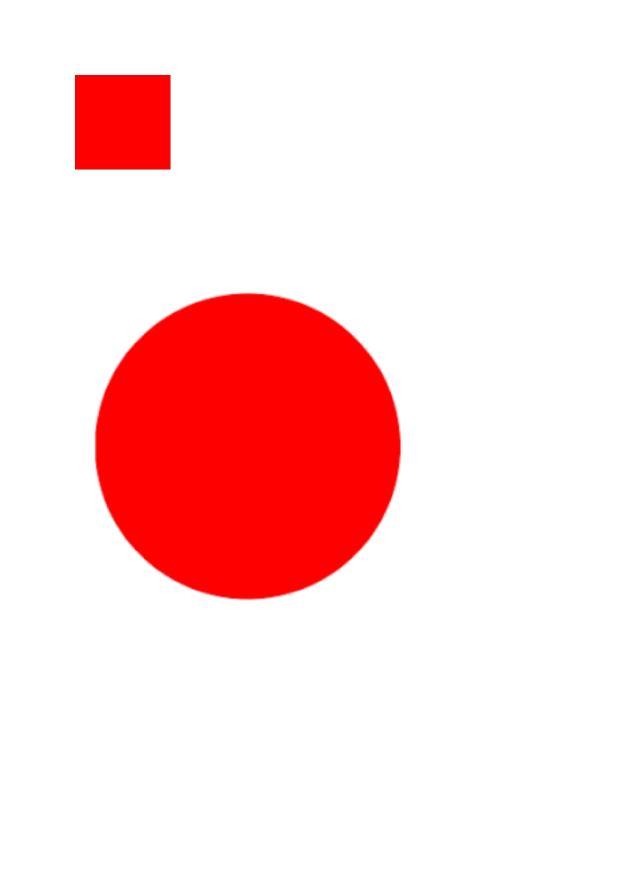
#> input picture Spider INDUCTIONS 2019/CV/task 0/test_image_2.jpg, 1240 x 1754 px (shown at 1/2 size)
$ python DIFFERENCE_DETECTION.py   (older library calls are emulated)
#> lines starting #> are read from the running program, lines starting #| are printed output that depends on the picture; after the words box and inside, x2 and y2 are one past the last pixel; in counts of white or black regions, pixels touching at a corner belong together
#Author Name : V K VIEKASH
#Domain: Signal Processing and Machine Learning,task 0
#Functions: NONE
#Global Variables: NONE

import serial
import time
import cv2
import numpy as np

ard=serial.Serial("COM10",9600)

#reading the images
img1=cv2.imread('test_image_2.jpg')
#> img1 is the input picture: shape (1754, 1240, 3); mean B, G, R 216.4, 216.4, 254.8
img2=cv2.imread('test_image_1.jpg')
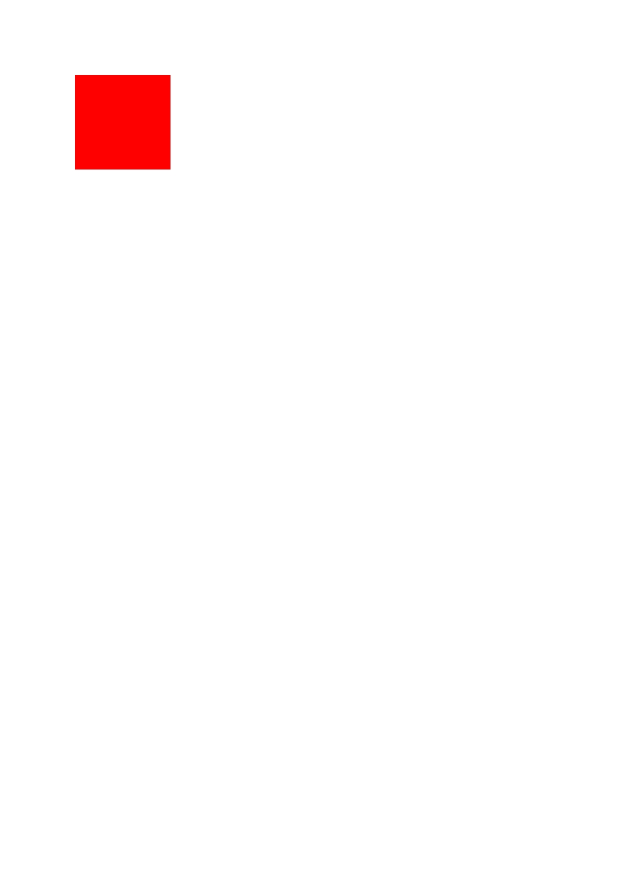
#> input picture Spider INDUCTIONS 2019/CV/task 0/test_image_1.jpg, 1240 x 1754 px (shown at 1/2 size)
#> img2 is the input picture: shape (1754, 1240, 3); mean B, G, R 250.8, 250.8, 255


#thresholding and reducing the noise of each images,i observed that noise reduction before difference produces lesser noise than noise reduction after finding difference.so i did this.
gray = cv2.cvtColor(img1,cv2.COLOR_BGR2GRAY)
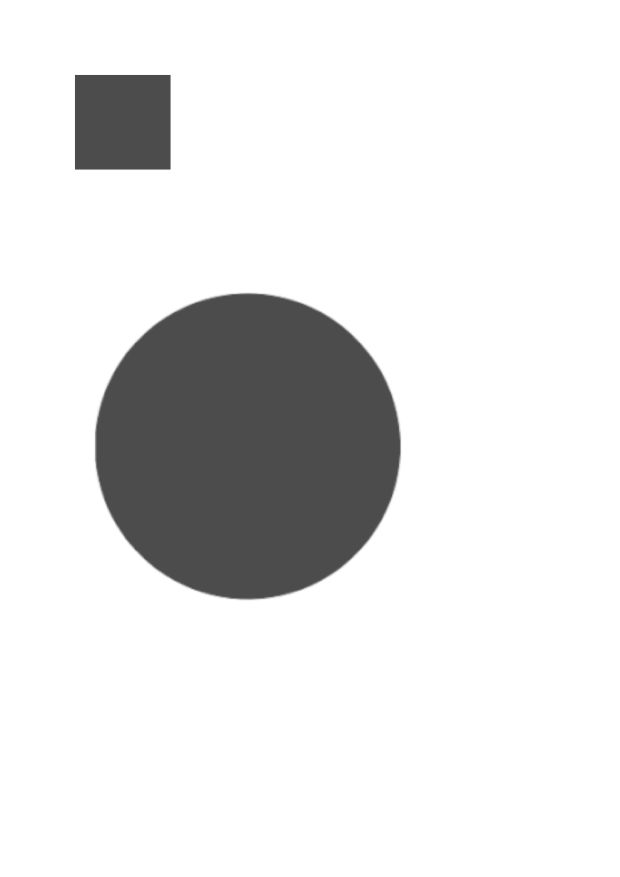
#> gray: shape (1754, 1240) (shown at 1/2 size); min 74, max 255, mean 227.9
blurred = cv2.GaussianBlur(gray, (5, 5), 0)
ret, othresh1 = cv2.threshold(blurred, 0, 255, cv2.THRESH_BINARY+cv2.THRESH_OTSU)
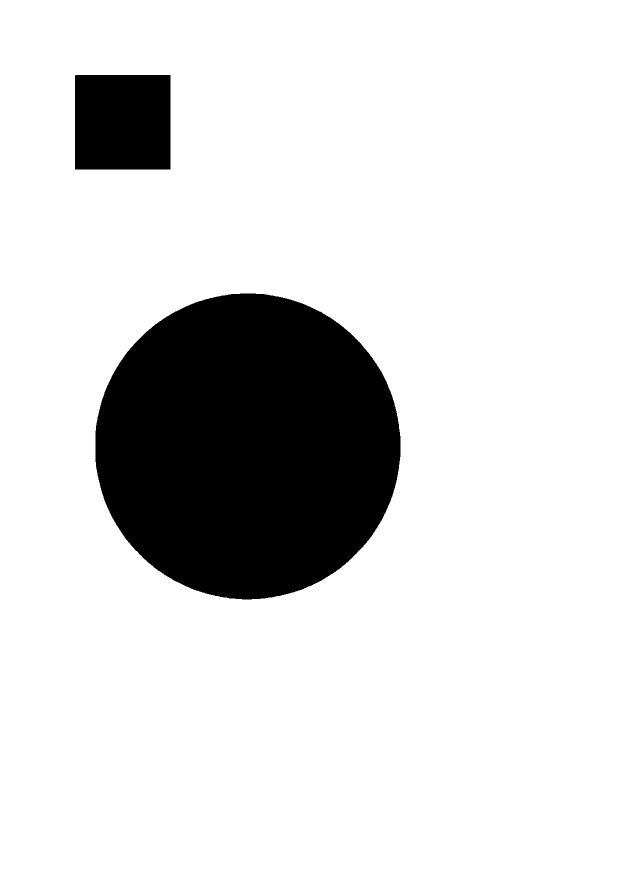
#> othresh1: shape (1754, 1240) (shown at 1/2 size); 84.8% white; 2 black regions, box (x1, y1, x2, y2) and area: (191, 587, 801, 1199) 293431, (150, 150, 341, 339) 36098
#> ret = 165
kernel = np.ones((5,5),np.uint8)
erosion = cv2.erode(othresh1,kernel,iterations = 1)
#> erosion: shape (1754, 1240); 84.6% white; 2 black regions, box (x1, y1, x2, y2) and area: (189, 585, 803, 1201) 298335, (148, 148, 343, 341) 37634
dilation1 = cv2.dilate(erosion,kernel,iterations = 1)

gray = cv2.cvtColor(img2,cv2.COLOR_BGR2GRAY)
blurred = cv2.GaussianBlur(gray, (5, 5), 0)
ret, othresh2 = cv2.threshold(blurred, 0, 255, cv2.THRESH_BINARY+cv2.THRESH_OTSU)
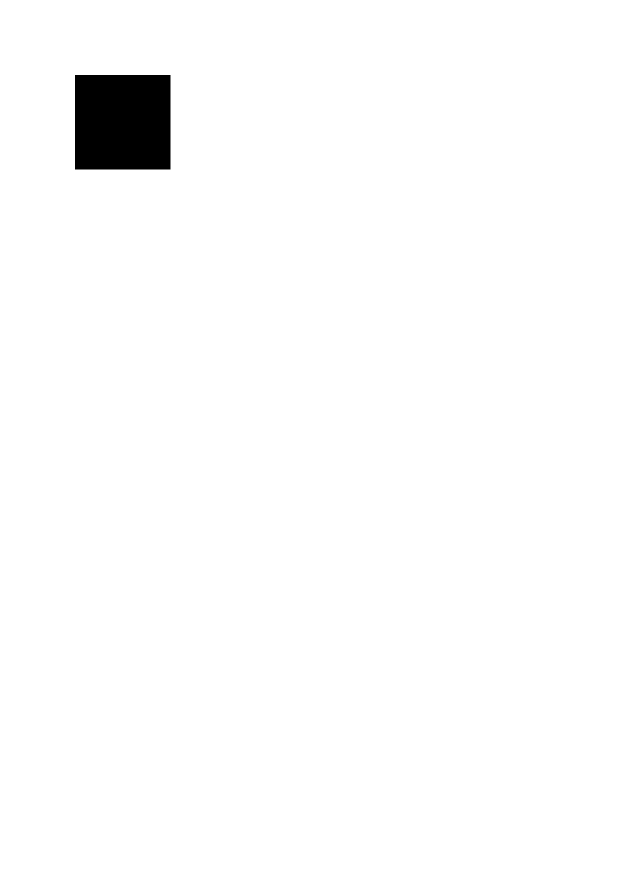
#> othresh2: shape (1754, 1240) (shown at 1/2 size); 98.3% white; 1 black region, box (x1, y1, x2, y2) and area: (150, 150, 341, 339) 36099
#> ret = 166
erosion = cv2.erode(othresh2,kernel,iterations = 1)
#> erosion: shape (1754, 1240); 98.3% white; 1 black region
dilation2 = cv2.dilate(erosion,kernel,iterations = 1)

#finding difference
diff=dilation1-dilation2

#resizing the difference to 512x512 dimensions, to get final image in 512X512 dimensions
r = 512.0 / diff.shape[1]
#> r = 0.413
dim = (512, int(diff.shape[0] * r))
#> dim = (512, 724)
resized = cv2.resize(diff, dim, interpolation = cv2.INTER_AREA)
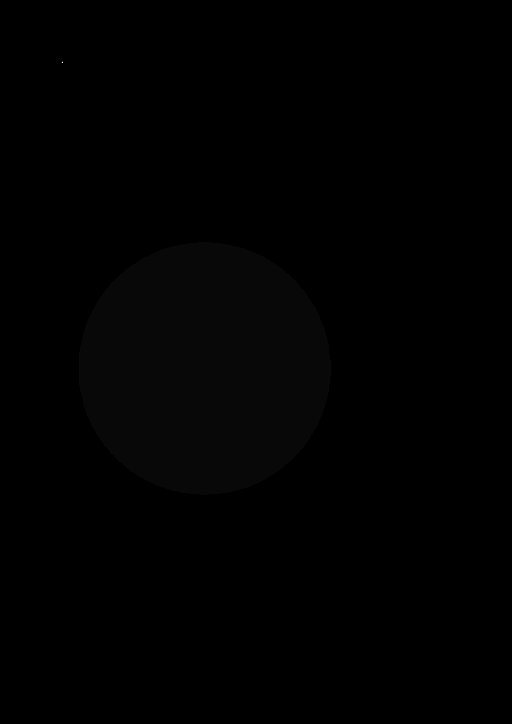
#> resized: shape (724, 512); min 0, max 29, mean 0.1; drawn with min black and max white
cv2.imshow('differences',resized)


eimg=img1#taking img1 as reference(eimg) to display the circled images

#resizing the eimg to 512x512
r = 512.0 / eimg.shape[1]
dim = (512, int(eimg.shape[0] * r))
rimg = cv2.resize(eimg, dim, interpolation = cv2.INTER_AREA)
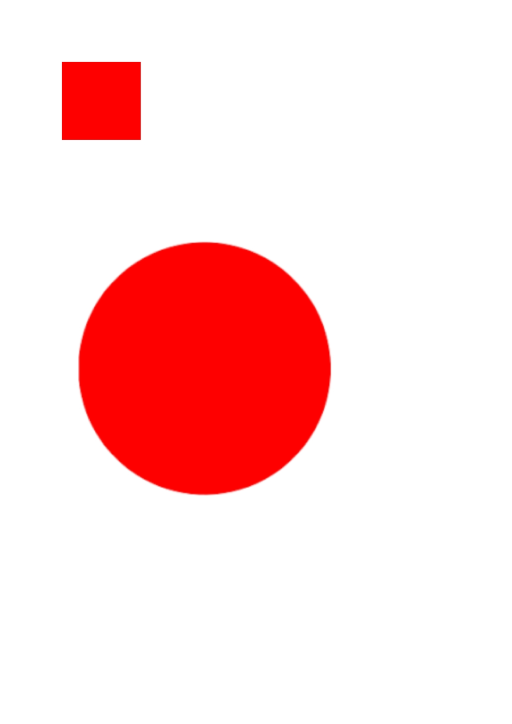
#> rimg: shape (724, 512, 3); mean B, G, R 216.4, 216.4, 254.8

#to enclose the differences with circle
_, contours,_ = cv2.findContours(resized , cv2.RETR_TREE , cv2.CHAIN_APPROX_NONE)
#> contours = 2 contours, 1 with area under 20; largest, box (x1, y1, x2, y2) and area: (79, 242, 331, 495) 49648
for cnt in contours:
      (x,y),radius = cv2.minEnclosingCircle(cnt)
      center = (int(x) , int(y))
      radius = int(radius)
      rimg = cv2.circle(rimg , center , radius , (0,225,0) , 5)
#> this loop made 2 passes
#> (x, y, radius) on pass 1: (204, 368, 126)
#> (cnt, x, y, radius) on pass 2: ([[61, 61], [61, 62], [62, 62], [62, 61]], 61.5, 61.5, 0)
#> pass 1, `rimg = cv2.circle(rimg , center , radius , (0,225,0) , 5)`:
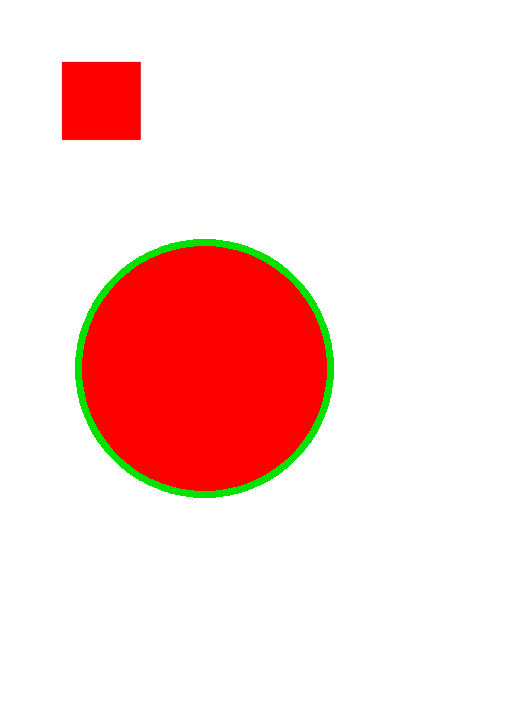
#> rimg: shape (724, 512, 3); 1.49% of pixels changed, all inside (x1, y1, x2, y2) = (75, 239, 334, 498)
cv2.imshow('differences with circle enclosed',rimg)

#now, again im finding the difference after converting it into 5X5. This is because if i find the difference and then convert it into 5X5 then many unexpected
#values are there apart from 0s and 1s. So by first converting it into 5X5 and then finding the difference, i am able to give the result in 0s and 1s.
#the main purpose of me finding the difference before itself is to display the difference to the viewers as 5X5 image cannot be viewed properly because of its low resolution

#converting the images to 5x5 dimensions
dim=(5,5)
resized1 = cv2.resize(img1, dim, interpolation = cv2.INTER_AREA)
resized2 = cv2.resize(img2, dim, interpolation = cv2.INTER_AREA)
diff1=resized1-resized2

#thresholdong the difference
gray = cv2.cvtColor(diff1, cv2.COLOR_BGR2GRAY)
#> gray = [[0, 0, 0, 0, 0], [0, 140, 141, 0, 0], [151, 77, 77, 151, 0], [0, 124, 125, 0, 0], [0, 0, 0, 0, 0]]
ret, thresh1 = cv2.threshold(gray, 0, 255, cv2.THRESH_BINARY)
#> thresh1 = [[0, 0, 0, 0, 0], [0, 255, 255, 0, 0], [255, 255, 255, 255, 0], [0, 255, 255, 0, 0], [0, 0, 0, 0, 0]]
thresh1=thresh1/255#to make the array full of only 0s and 1s
#> thresh1 = [[0, 0, 0, 0, 0], [0, 1, 1, 0, 0], [1, 1, 1, 1, 0], [0, 1, 1, 0, 0], [0, 0, 0, 0, 0]]
print(thresh1)#displays the numpy array which shows the positions where LEDs will be glowing
#| [[0. 0. 0. 0. 0.]
#|  [0. 1. 1. 0. 0.]
#|  [1. 1. 1. 1. 0.]
#|  [0. 1. 1. 0. 0.]
#|  [0. 0. 0. 0. 0.]]


#now i am considering the formed 5x5 numpy array as a binary number and then converting it into decimal number inorder to send it to arduino
n=1#power of 2 changes using this variable
num=0#the decimal number is stored in this variable
for t in np.nditer(thresh1):
       num+=(t*pow(2,25-n))
       n+=1
#> this loop made 25 passes
#> (t, num) on passes 1 to 12: (0, 0), (0, 0), (0, 0), (0, 0), (0, 0), (0, 0), (1, 262144), (1, 393216), (0, 393216), (0, 393216), (1, 409600), (1, 417792)
#> after the loop, n = 26; num = 424320
num=int(num)
#serial communication to arduino
ard.write(str.encode(str(num)))
ard.flush()
cv2.waitKey(0)
